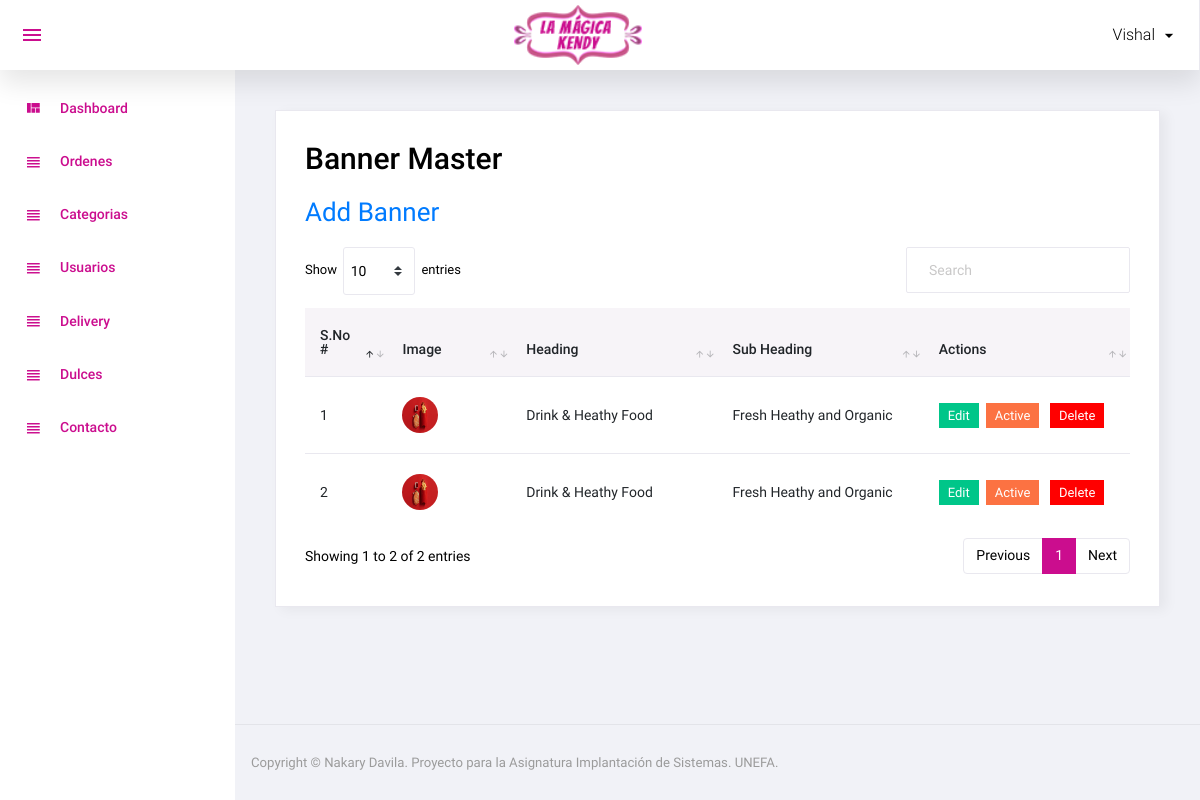
Page /admin/banner.php (signed in) on the committed database.
### tables this page shows
CREATE TABLE `banner` (
  `id` int(11) NOT NULL,
  `image` varchar(100) NOT NULL,
  `heading` varchar(500) NOT NULL,
  `sub_heading` varchar(500) NOT NULL,
  `link` varchar(100) NOT NULL,
  `link_txt` varchar(100) NOT NULL,
  `order_number` int(11) NOT NULL,
  `added_on` datetime NOT NULL,
  `status` int(11) NOT NULL
);

### admin/banner.php (the view, shortened to what this page needs)
<?php
include('top.php');
$sql="select * from banner order by order_number";
$res=mysqli_query($con,$sql);
?>
  <div class="card">
            <div class="card-body">
              <h1 class="grid_title">Banner Master</h1>
			  <a href="manage_banner.php" class="add_link">Add Banner</a>
              <div class="row grid_box">
                <div class="col-12">
                  <div class="table-responsive">
                    <table id="order-listing" class="table">
                      <thead>
                        <tr>
                            <th width="10%">S.No #</th>
                            <th width="15%">Image</th>
                            <th width="25%">Heading</th>
                            <th width="25%">Sub Heading</th>
							<th width="25%">Actions</th>
                        </tr>
                      </thead>
                      <tbody>
                        <?php if(mysqli_num_rows($res)>0){
						$i=1;
						while($row=mysqli_fetch_assoc($res)){
						?>
						<tr>
                            <td><?php echo $i?></td>
                            <td><img src="<?php echo SITE_BANNER_IMAGE.$row['image']?>"/></td>
							<td><?php echo $row['heading']?></td>
							<td><?php echo $row['sub_heading']?></td>
							<td>
								<a href="manage_banner.php?id=<?php echo $row['id']?>"><label class="badge badge-success hand_cursor">Edit</label></a>&nbsp;
								<?php
								if($row['status']==1){
								?>
								<a href="?id=<?php echo $row['id']?>&type=deactive"><label class="badge badge-danger hand_cursor">Active</label></a>
								<?php
								}else{
								?>
								<a href="?id=<?php echo $row['id']?>&type=active"><label class="badge badge-info hand_cursor">Deactive</label></a>
								<?php
								}
								?>
								<a href="?id=<?php echo $row['id']?>&type=delete"><label class="badge badge-danger delete_red hand_cursor">Delete</label></a>
							</td>
                        </tr>
                        <?php
						$i++;
						} } else { ?>
						<tr>
							<td colspan="5">No data found</td>
						</tr>
						<?php } ?>
                      </tbody>
                    </table>
                  </div>
				</div>
              </div>
            </div>
          </div>
<?php include('footer.php');?>

### rows in the picture
banner: image (picture), heading "Drink & Heathy Food", sub_heading "Fresh Heathy and Organic"
banner: image (picture), heading "Drink & Heathy Food", sub_heading "Fresh Heathy and Organic"

### other values in the picture
$_SESSION['ADMIN_USER'] "Vishal"
